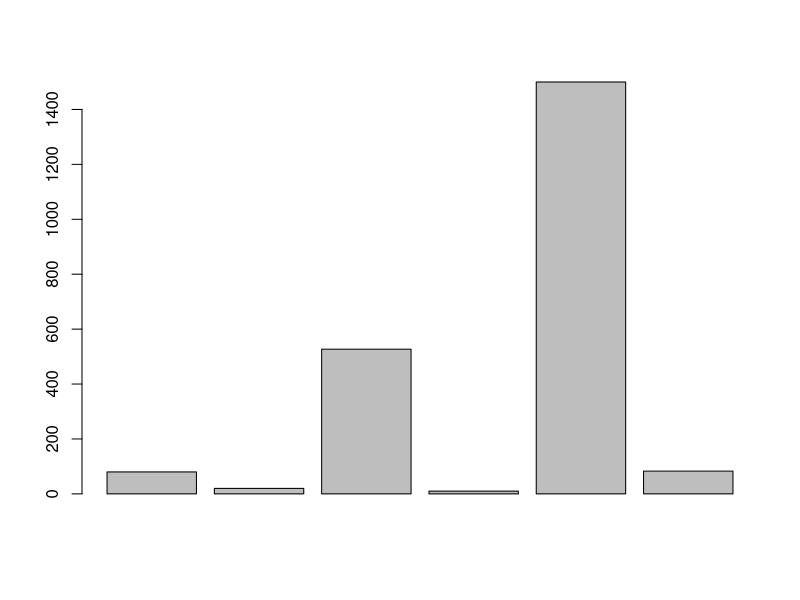
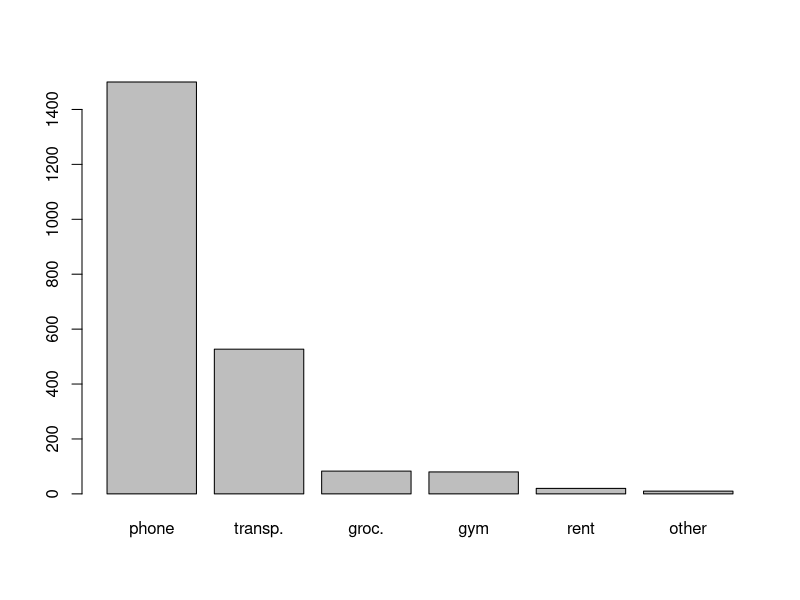

These figures' R source, in order:
# variables
phone <- 80
transportation <- 20
groceries <- 527
gym <- 10
rent <- 1500
other <- 83

# total expenses
total <- phone + transportation + groceries + gym + rent + other

# semester expenses
semester <- total * 5

# year expenses
year <- semester * 2

# your vector expenses
expenses = c(phone, transportation, groceries, gym, rent, other)
barplot(expenses)

decreasing_vector = sort(expenses, decreasing = TRUE)
barplot(decreasing_vector, names.arg = c("phone", "transp.", "groc.", "gym", "rent", "other"))
#source(file = "~/Berkeley/lab1_script.R")